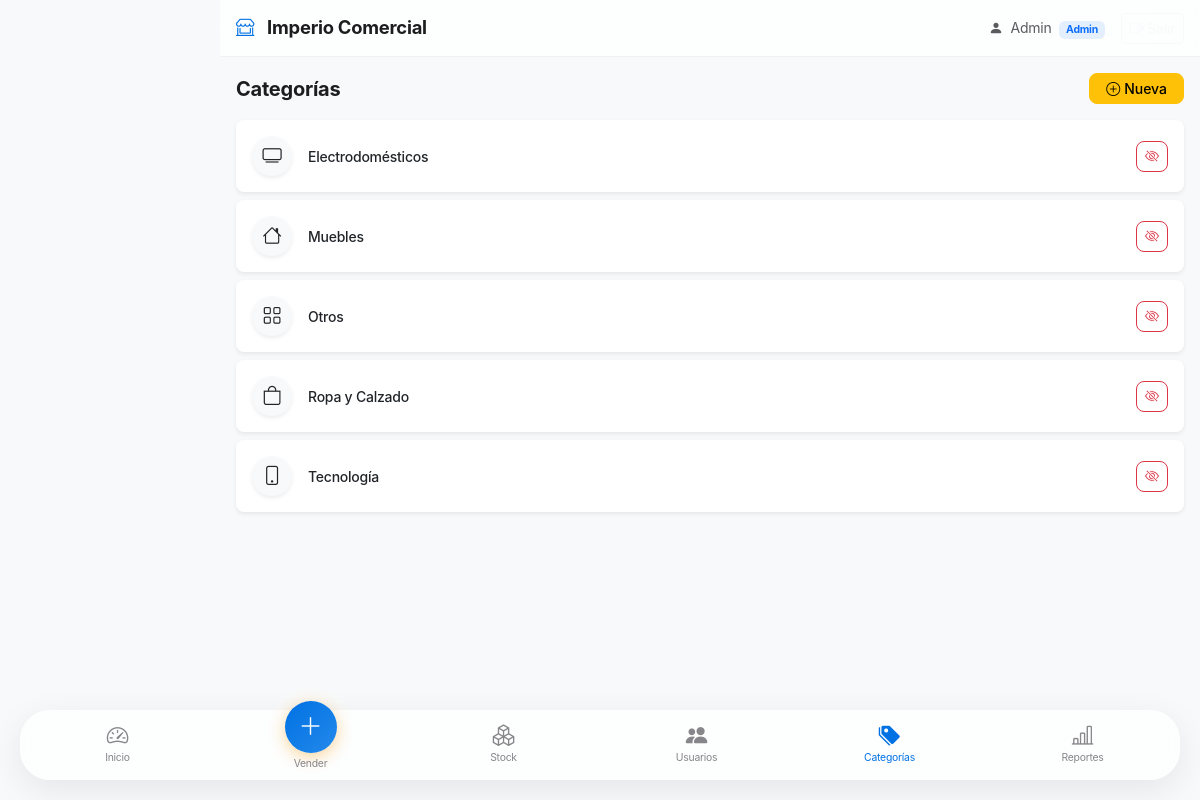
/admin/categorias.php (signed in), run on the app's committed database.
### tables this page shows
CREATE TABLE categorias (
    id        SMALLINT UNSIGNED NOT NULL AUTO_INCREMENT,
    nombre    VARCHAR(80)       NOT NULL,
    icono     VARCHAR(40)       NOT NULL DEFAULT 'bi-box',
    activo    TINYINT(1)        NOT NULL DEFAULT 1,
    PRIMARY KEY (id)
);

### admin/categorias.php (the view, shortened to what this page needs)
<?php
$pdo       = getPDO();
$categorias = $pdo->query('SELECT * FROM categorias ORDER BY activo DESC, nombre ASC')->fetchAll();
?>
<?php require_once __DIR__ . '/../includes/head.php'; ?>
<?php require_once __DIR__ . '/../includes/topbar.php'; ?>
<main class="container-fluid px-3 pt-3 pb-2">
    <div class="d-flex align-items-center justify-content-between mb-3">
        <h1 class="fs-5 fw-bold mb-0">Categorías</h1>
        <button class="btn btn-warning btn-sm fw-medium rounded-3 px-3"
                data-bs-toggle="modal" data-bs-target="#modal-nueva">
            <i class="bi bi-plus-circle me-1"></i>Nueva
        </button>
    </div>
    <div class="d-flex flex-column gap-2 mb-4">
        <?php foreach ($categorias as $cat): ?>
        <div class="card border-0 shadow-sm rounded-3 <?= !$cat['activo'] ? 'opacity-50' : '' ?>">
            <div class="card-body py-3 px-3">
                <div class="d-flex align-items-center gap-3">
                    <div class="rounded-circle d-flex align-items-center justify-content-center
                                flex-shrink-0 bg-light text-dark shadow-sm"
                         style="width:40px;height:40px;font-size:1.2rem;">
                        <i class="bi <?= htmlspecialchars($cat['icono']) ?>"></i>
                    </div>
                    <div class="flex-grow-1">
                        <span class="fw-medium small d-block">
                            <?= htmlspecialchars($cat['nombre']) ?>
                        </span>
                    </div>
                    <form method="POST" action="<?= APP_URL ?>/api/categorias_admin.php">
                        <button type="submit" class="btn btn-sm <?= $cat['activo'] ? 'btn-outline-danger' : 'btn-outline-success' ?> rounded-3">
                            <i class="bi bi-<?= $cat['activo'] ? 'eye-slash' : 'eye' ?>"></i>
                        </button>
                    </form>
                </div>
            </div>
        </div>
        <?php endforeach; ?>
    </div>
</main>
<?php require_once __DIR__ . '/../includes/bottom_nav.php'; ?>
</body>
</html>

### assets/css/app.css (style rules this page uses)
:root { --ic-primary: #1d1d1f; --ic-accent: #0071e3; --ic-success: #34c759; --ic-danger: #ff3b30; --ic-warning: #ff9f0a; --ic-surface: #ffffff; --ic-bg: #f5f5f7; --ic-text: #1d1d1f; --ic-text-muted: #86868b; --ic-border: #d2d2d7; --ic-radius: 22px; --ic-radius-sm: 12px; --ic-shadow: 0 4px 12px rgba(0, 0, 0, 0.05); --ic-shadow-lg: 0 10px 35px rgba(0, 0, 0, 0.08); --ic-glass: rgba(255, 255, 255, 0.72); --ic-blur: 20px; --bottom-nav-h: 68px; --safe-bottom: env(safe-area-inset-bottom, 0px); --safe-top: env(safe-area-inset-top, 0px); }
*, *::before, *::after { box-sizing: border-box; }
body { background-color: var(--ic-bg); color: var(--ic-text); font-family: 'Inter', -apple-system, BlinkMacSystemFont, sans-serif; -webkit-font-smoothing: antialiased; letter-spacing: -0.015em; overscroll-behavior-y: none; }
@media (min-width: 768px) { body { padding-left: 220px; } }

### data on the page
categorias: nombre "Electrodomésticos", activo 1 (drawn)
categorias: nombre "Muebles", activo 1 (drawn)
categorias: nombre "Otros", activo 1 (drawn)
categorias: nombre "Ropa y Calzado", activo 1 (drawn)
categorias: nombre "Tecnología", activo 1 (drawn)

### other printed values
APP_NAME "Imperio Comercial"
$user['nombre'] "Admin"
$user['rol'] "Admin"
